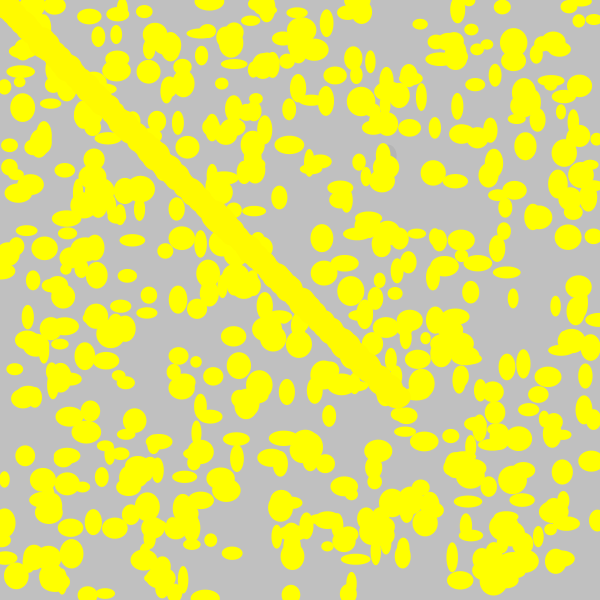
Frame 1 (no input)
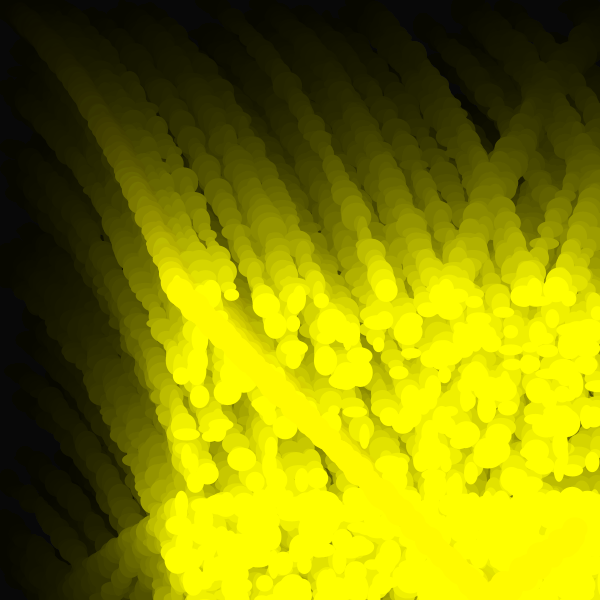
Frame 60 (the mouse pressed at the canvas centre just before this capture)
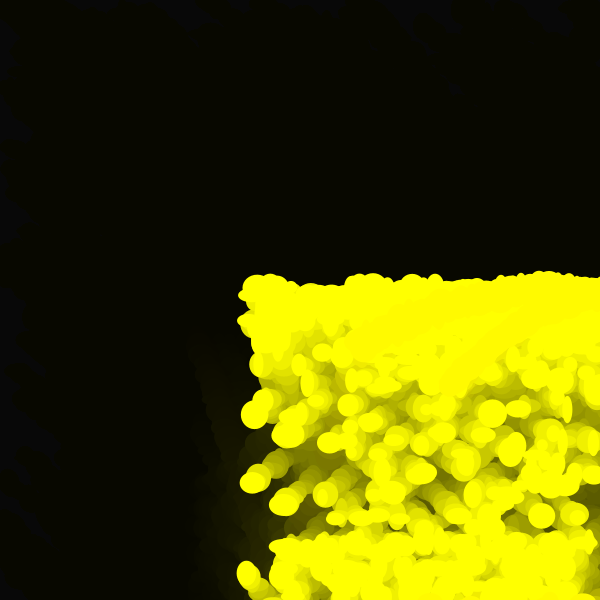
Frame 120 (the mouse held since frame 60 and released just before this capture)

The Processing sketch that drew these frames (run headless with seeded random() and noise(); from frame 60 on, the mouse is pressed at the canvas centre):

// Processing sketch: processing_85996
// ── processing_85996.pde

//////////////// Project_ DANCING COMET INTERFACE \\\\\\\\\\\\\\\\\\\\\\\\
///////////////////////// YOUSUFOLIO/PROCESSING/2013\\\\\\\\\\\\\\\\\\\\\\
////////////////////////////////// ENJOY\\\\\\\\\\\\\\\\\\\\\\\\\\\\\\\\\\








float SIZE;
Comet [] CometCollection = new Comet[600];
Comet [] CometCollection1 = new Comet[400];

void setup() {

  size(600,600);
  smooth();
  noStroke();
  noFill();
  for(int i = 0; i <CometCollection.length; i++) {
    CometCollection[i] = new Comet(random(0,width),random(0,height));
  }
  for(int j = 0; j <CometCollection1.length; j++) {
    CometCollection1[j] = new Comet(j*1,j*1);
  }

 
}


void draw() {

  fill(3,15);
  rect(0,0,width,height); 


  for(int i =0;i<CometCollection.length;i++) {
    CometCollection[i].run();
    fill(255,255,0);
  }
  for(int j = 0; j <CometCollection1.length; j++) {
    CometCollection1[j].run();
    fill(255,250,0);
  }
}


class Comet {

  float x;
  float y;

  float speedX = 3;
  float speedY = 2;

  Comet(float _x,float _y) {

    x =  _x;
    y = _y;
  }


  void run() {

    display();
    move();
    gravity();
  }



  void display() {

    ellipse(x,y,random(10,30),random(10,30));
  }

  void move() {
    x +=speedX;
    y +=speedY;
    if(x>width) {
      speedX = speedX*-1;
    }
    if(x<0) {
      speedX = speedX*-1;
    }
    if(y>width) {
      speedY = speedY*-1;
    }
    if(y<0) {
      speedY = speedY*-1;
    }
  }
  void gravity() {
    speedY +=.1;
  }
}


//////////////// Project_ DANCING COMET INTERFACE \\\\\\\\\\\\\\\\\\\\\\\\
///////////////////////// YOUSUFOLIO/PROCESSING/2013\\\\\\\\\\\\\\\\\\\\\\
////////////////////////////////// ENJOY\\\\\\\\\\\\\\\\\\\\\\\\\\\\\\\\\\
